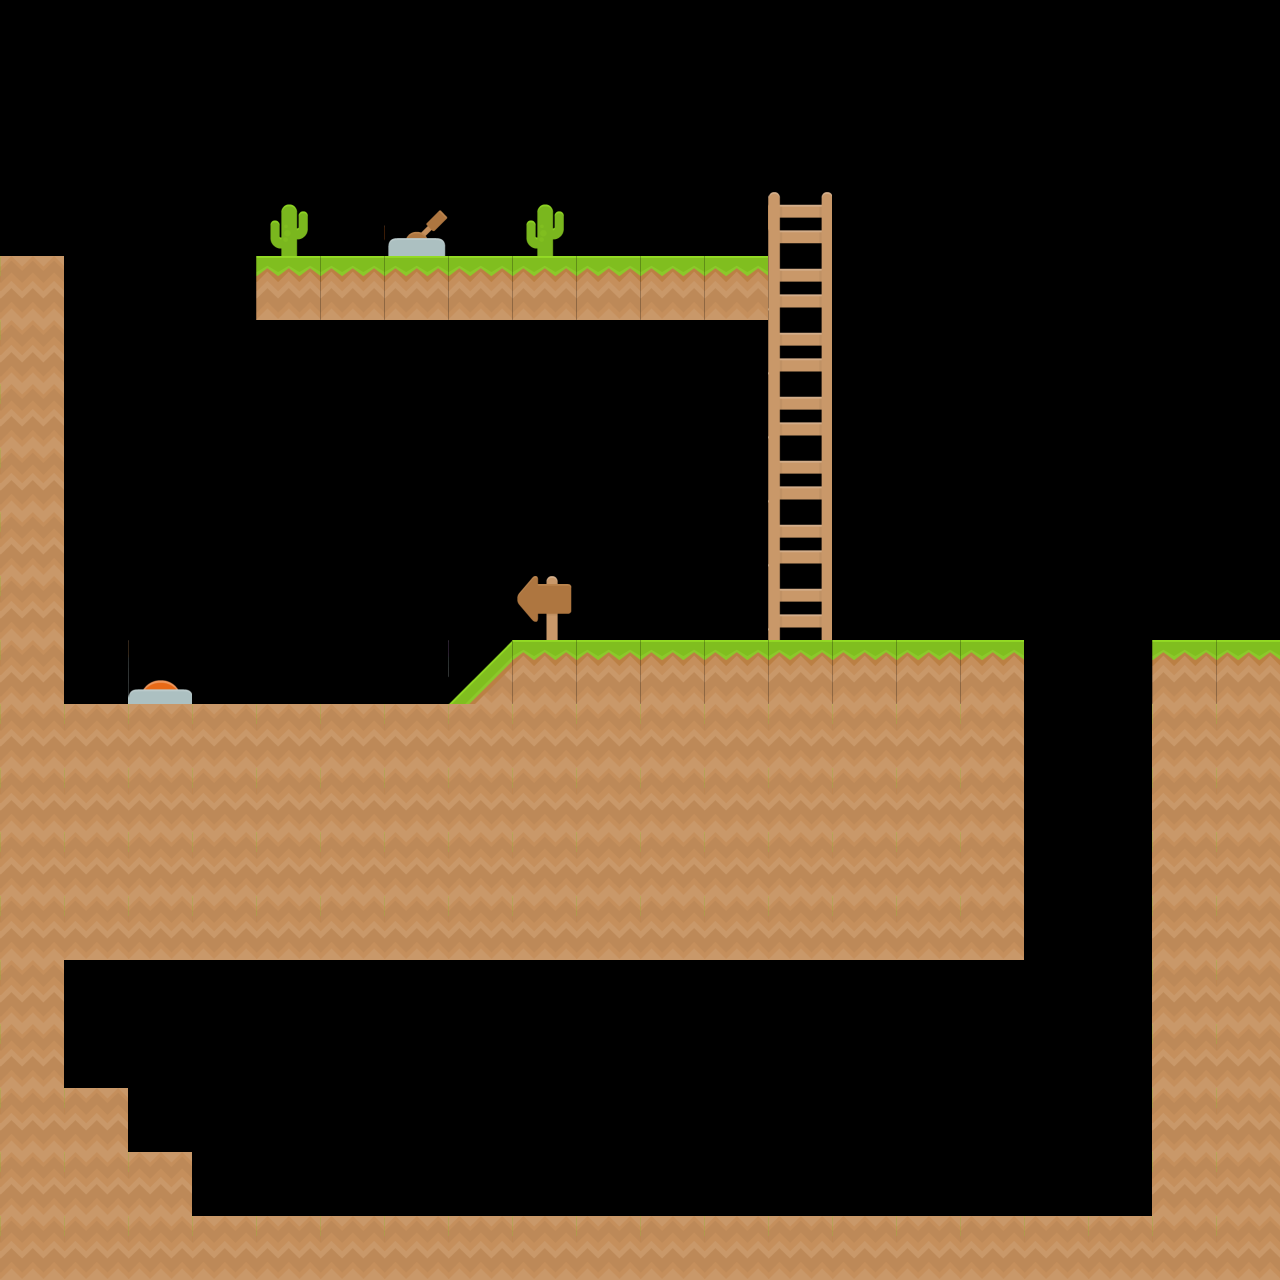

Rendered tile map (Tiled .tmx) drawn with the repository's tilesets; below, a short description and the map source with its tile grids summarised:
An orthogonal 20x20 tile map with 64x64 px tiles, 1 tile layer (Terreno), 3 tilesets and 1 object.

<map version="1.0" orientation="orthogonal" renderorder="right-down" width="20" height="20" tilewidth="64" tileheight="64" nextobjectid="6">
 <tileset firstgid="1" name="mapa" tilewidth="64" tileheight="64" spacing="1">
  <image source="../images/mapa.png" width="1293" height="978" />
  <tile id="8">
   <properties>
    <property name="sensor" value="true" />
   </properties>
  </tile>
  <tile id="27">
   <properties>
    <property name="sensor" value="true" />
   </properties>
  </tile>
  <tile id="46">
   <properties>
    <property name="sensor" value="true" />
   </properties>
  </tile>
  <tile id="47">
   <properties>
    <property name="ladder" value="true" />
    <property name="sensor" value="true" />
   </properties>
  </tile>
  <tile id="66">
   <properties>
    <property name="ladder" value="true" />
    <property name="sensor" value="true" />
   </properties>
  </tile>
  <tile id="83">
   <properties>
    <property name="Class" value="Saltar" />
    <property name="sensor" value="true" />
   </properties>
  </tile>
  <tile id="99">
   <properties>
    <property name="points" value="0,1 1,0 1,1" />
   </properties>
  </tile>
  <tile id="197">
   <properties>
    <property name="sensor " value="true" />
   </properties>
  </tile>
  <tile id="216">
   <properties>
    <property name="sensor " value="true" />
   </properties>
  </tile>
  <tile id="217">
   <properties>
    <property name="sensor" value="true" />
   </properties>
  </tile>
  <tile id="236">
   <properties>
    <property name="sensor" value="true" />
   </properties>
  </tile>
  <tile id="237">
   <properties>
    <property name="sensor" value="true" />
   </properties>
  </tile>
  <tile id="255">
   <properties>
    <property name="sensor" value="true" />
   </properties>
  </tile>
  <tile id="273">
   <properties>
    <property name="sensor" value="true" />
   </properties>
  </tile>
 </tileset>
 <tileset firstgid="286" name="enemies" tilewidth="70" tileheight="70" margin="2">
  <image source="../images/enemies.png" width="1024" height="768" />
 </tileset>
 <tileset firstgid="426" name="player" tilewidth="72" tileheight="97">
  <image source="../images/player.png" width="1296" height="98" />
  <tile id="8">
   <properties>
    <property name="Class" value="Player" />
   </properties>
  </tile>
 </tileset>
 <layer name="Terreno" width="20" height="20">
  <properties>
   <property name="collision" value="true" />
  </properties>
  <data>[400 cells, 145 non-empty, 9 distinct tile ids]</data>
 </layer>
 <objectgroup name="Sprites">
  <object id="1" gid="434" x="640" y="256" />
 </objectgroup>
</map>
